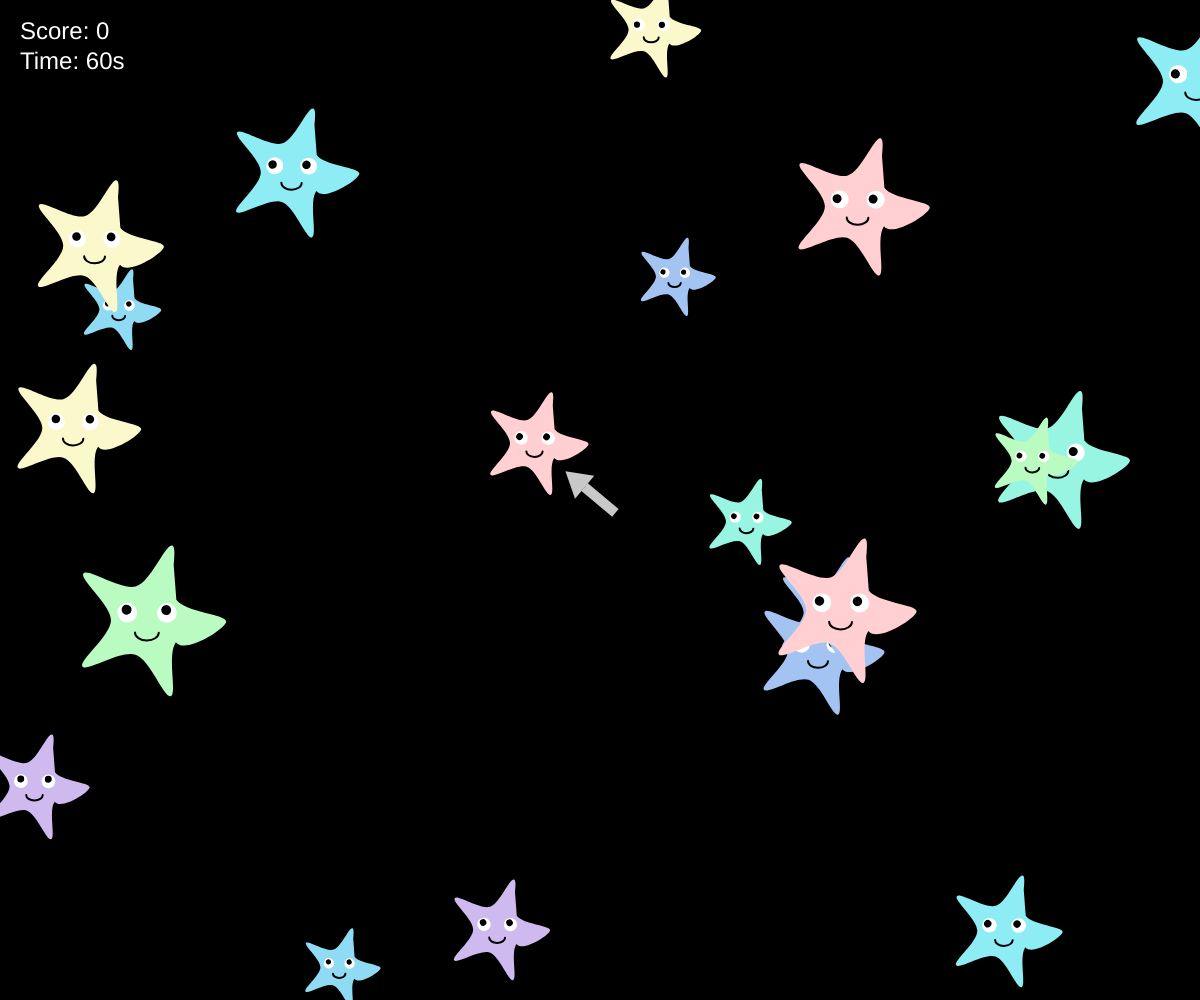
Frame 1 (no input)
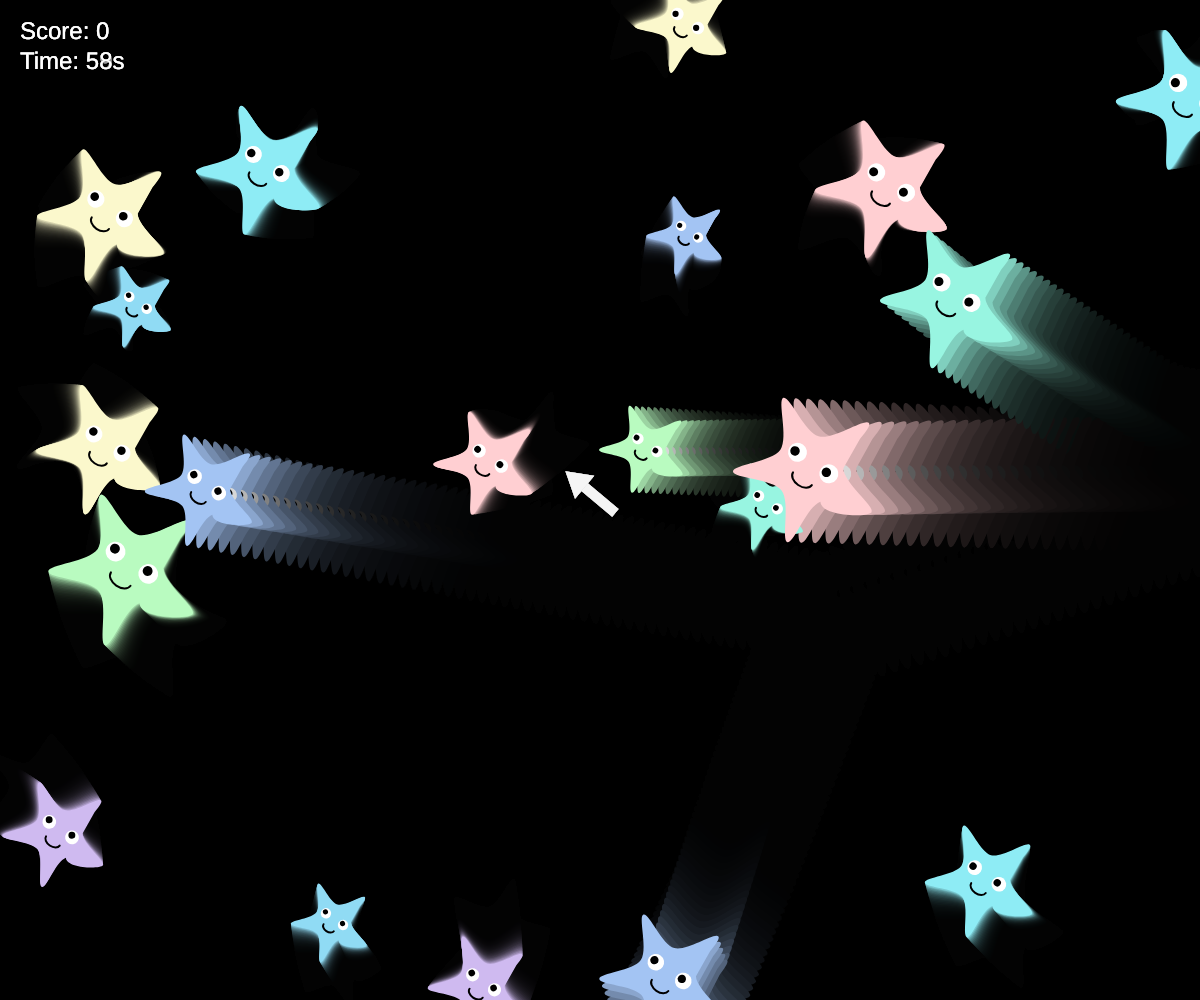
Frame 60 (no input)
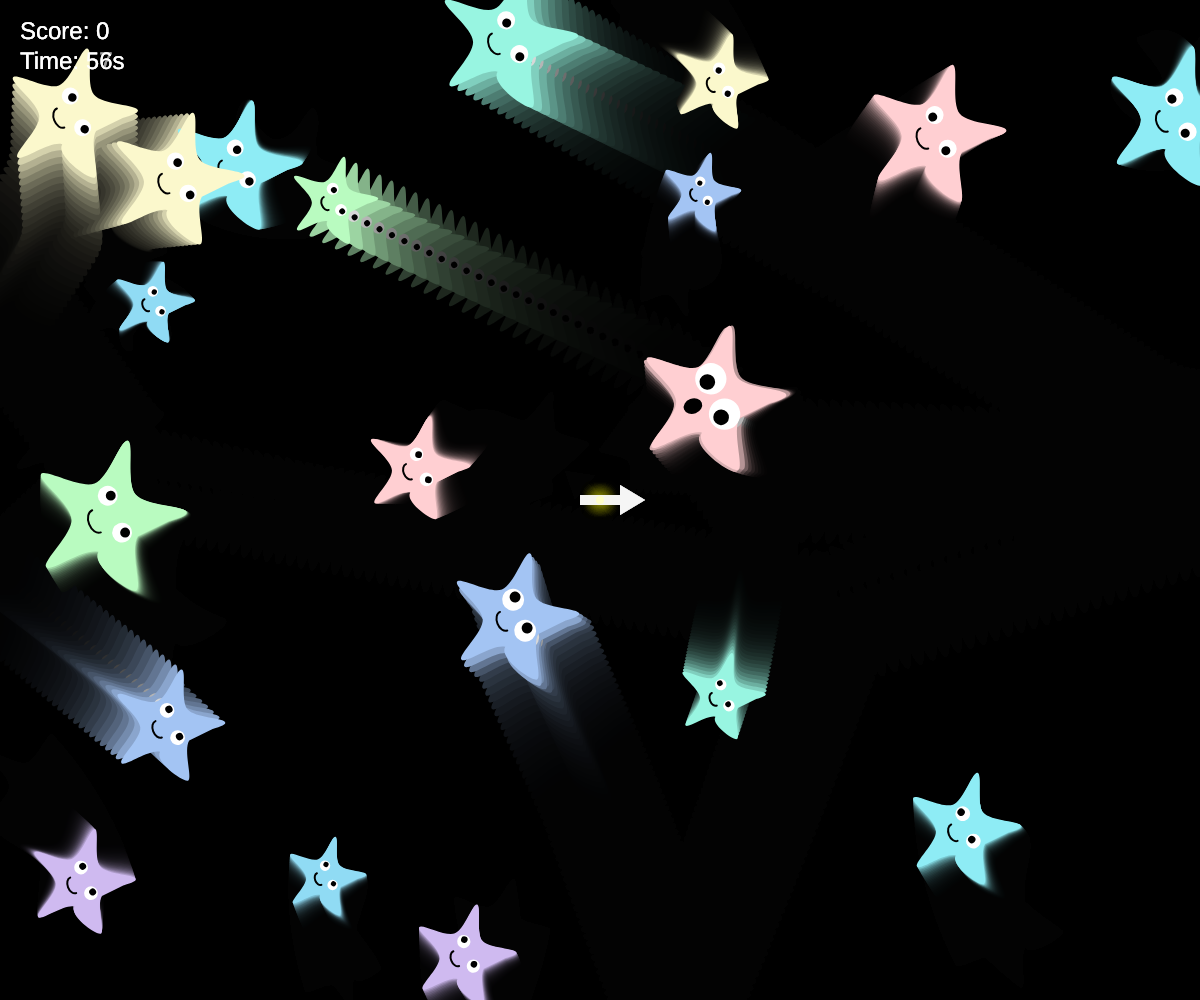
Frame 120 (the mouse pressed at the canvas centre since frame 60)

The p5.js sketch that drew these frames (run headless with seeded random() and noise() and a simulated clock; from frame 60 on, the mouse is pressed at the canvas centre):

// p5.js sketch
// ── sketch.js
let stars = [];
let missiles = [];
let explosions = [];
let score = 0;
let timeLeft = 60; // 遊戲時間 60 秒
let gameState = 'playing'; // 'playing' 或 'gameOver'
let timerInterval;
let lastSpawnTime = 0; // 用於追蹤上次產生物件的時間

const colors = ['#fbf8cc', '#fde4cf', '#ffcfd2', '#f1c0e8', '#cfbaf0', '#a3c4f3', '#90dbf4', '#8eecf5', '#98f5e1', '#b9fbc0'];
const MAX_STARS = 50; // 設定星星數量的上限

function setup() {
  createCanvas(windowWidth, windowHeight);
  background(0); // 初始化畫布為黑色
  // 初始產生 20 個隨機星星
  for (let i = 0; i < 20; i++) {
    stars.push(new Star());
  }
  startTimer();
  lastSpawnTime = millis();
  noStroke();
}

function startTimer() {
  if (timerInterval) clearInterval(timerInterval);
  timeLeft = 60;
  timerInterval = setInterval(() => {
    if (gameState === 'playing') {
      timeLeft--;
      if (timeLeft <= 0) {
        gameState = 'gameOver';
      }
    }
  }, 1000);
}

function draw() {
  if (gameState === 'playing') {
    // 建立淡淡的拖影效果：用半透明黑色覆蓋
    fill(0, 40); 
    rect(0, 0, width, height);

    // 計算時間接近結束時的倍率 (最後 5 秒從 1.0 增加到 3.0)
    let speedMult = (timeLeft <= 5) ? map(timeLeft, 5, 0, 1, 3) : 1;
    // 計算生成間隔 (從 3000ms 縮短到 500ms)
    let spawnInterval = (timeLeft <= 5) ? map(timeLeft, 5, 0, 3000, 500) : 3000;

    // 動態產生物件
    if (millis() - lastSpawnTime > spawnInterval) {
      if (stars.length < MAX_STARS) {
        stars.push(new Star());
      }
      lastSpawnTime = millis();
    }

    // 最後 5 秒紅色閃爍警告
    if (timeLeft <= 5 && timeLeft > 0) {
      push();
      let alpha = map(sin(frameCount * 0.3), -1, 1, 0, 80);
      fill(255, 0, 0, alpha);
      rect(0, 0, width, height);
      pop();

      // 狂熱模式：最後 5 秒自動連續發射飛彈 (不需要點擊)
      if (frameCount % 6 === 0) { // 每 6 幀自動發射一顆
        let origin = createVector(width / 2, height / 2);
        let target = createVector(mouseX, mouseY);
        let dir = p5.Vector.sub(target, origin).normalize();
        missiles.push(new Missile(origin, dir));
      }
    }

    for (let star of stars) {
      star.update(stars, speedMult);
      star.display();
    }

    // 處理飛彈
    for (let i = missiles.length - 1; i >= 0; i--) {
      missiles[i].update();
      missiles[i].display();
      if (missiles[i].checkCollision(stars) || missiles[i].isOffScreen()) {
        missiles.splice(i, 1);
      }
    }

    // 處理爆炸效果
    for (let i = explosions.length - 1; i >= 0; i--) {
      explosions[i].update();
      explosions[i].display();
      if (explosions[i].isDead()) {
        explosions.splice(i, 1);
      }
    }

    // 繪製中央箭頭
    drawCenterArrow();
    
    // 顯示計分板與時間
    drawHUD();
  } else {
    drawGameOver();
  }
}

function drawHUD() {
  push();
  fill(255);
  textSize(24);
  textAlign(LEFT, TOP);
  text(`Score: ${score}`, 20, 20);
  text(`Time: ${timeLeft}s`, 20, 50);
  pop();
}

function drawGameOver() {
  background(0, 150);
  push();
  fill(255);
  textAlign(CENTER, CENTER);
  
  textSize(48);
  text("GAME OVER", width / 2, height / 2 - 100);
  
  textSize(32);
  text(`Final Score: ${score}`, width / 2, height / 2 - 40);
  
  // 繼續按鈕
  fill(100, 255, 100);
  rectMode(CENTER);
  rect(width / 2 - 100, height / 2 + 50, 150, 50, 10);
  fill(0);
  textSize(20);
  text("CONTINUE", width / 2 - 100, height / 2 + 50);
  
  // 結束按鈕
  fill(255, 100, 100);
  rect(width / 2 + 100, height / 2 + 50, 150, 50, 10);
  fill(0);
  text("END GAME", width / 2 + 100, height / 2 + 50);
  pop();
}

function resetGame() {
  score = 0;
  stars = [];
  missiles = [];
  explosions = [];
  for (let i = 0; i < 20; i++) {
    stars.push(new Star());
  }
  gameState = 'playing';
  lastSpawnTime = millis();
  startTimer();
}

function drawCenterArrow() {
  push();
  translate(width / 2, height / 2);
  let angle = atan2(mouseY - height / 2, mouseX - width / 2);
  rotate(angle);
  
  fill(255, 200);
  noStroke();
  // 畫一個簡潔的箭頭
  rectMode(CENTER);
  rect(0, 0, 40, 10); // 箭身
  triangle(20, -15, 20, 15, 45, 0); // 箭頭
  pop();
}

function mousePressed() {
  if (gameState === 'playing') {
    if (mouseButton === LEFT) {
      // 從中心向滑鼠方向發射飛彈
      let origin = createVector(width / 2, height / 2);
      let target = createVector(mouseX, mouseY);
      let dir = p5.Vector.sub(target, origin).normalize();
      missiles.push(new Missile(origin, dir));
    }
  } else if (gameState === 'gameOver') {
    // 檢查 Continue 按鈕點擊
    if (mouseX > width/2 - 175 && mouseX < width/2 - 25 && 
        mouseY > height/2 + 25 && mouseY < height/2 + 75) {
      resetGame();
    }
    // 檢查 End Game 按鈕點擊
    if (mouseX > width/2 + 25 && mouseX < width/2 + 175 && 
        mouseY > height/2 + 25 && mouseY < height/2 + 75) {
      remove(); // 停止 p5 並移除畫布
    }
  }
}

function windowResized() {
  resizeCanvas(windowWidth, windowHeight);
}

class Star {
  constructor() {
    this.pos = createVector(random(width), random(height));
    this.vel = createVector(random(-1, 1), random(-1, 1));
    this.size = random(40, 80);
    this.color = color(random(colors));
    this.angle = 0;
    this.isScared = false;
    this.eyeSizeMult = 1;
  }

  update(others, speedMult) {
    let mouseVec = createVector(mouseX, mouseY);
    let distToMouse = p5.Vector.dist(this.pos, mouseVec);

    // 檢測滑鼠距離
    if (distToMouse < 150) {
      this.isScared = true;
      this.eyeSizeMult = lerp(this.eyeSizeMult, 1.8, 0.2);
      
      // 往外跳動離開滑鼠 (Fleeing behavior)
      let flee = p5.Vector.sub(this.pos, mouseVec);
      flee.setMag(3 * speedMult); // 逃跑速度也隨倍率增加
      this.pos.add(flee);
    } else {
      this.isScared = false;
      this.eyeSizeMult = lerp(this.eyeSizeMult, 1.0, 0.1);
      this.pos.add(p5.Vector.mult(this.vel, speedMult));
    }

    // 粒子間碰撞檢查
    this.checkCollision(others);

    // 邊界碰撞處理
    if (this.pos.x < 0 || this.pos.x > width) this.vel.x *= -1;
    if (this.pos.y < 0 || this.pos.y > height) this.vel.y *= -1;
    
    // 稍微旋轉增加動感
    this.angle += 0.01;
  }

  // 新增碰撞反彈邏輯
  checkCollision(others) {
    for (let other of others) {
      if (other === this) continue;
      
      let d = p5.Vector.dist(this.pos, other.pos);
      let minDist = (this.size + other.size) * 0.45; // 碰撞半徑

      if (d < minDist) {
        // 計算碰撞後的反彈方向 (簡單的彈性碰撞模擬)
        let angle = atan2(this.pos.y - other.pos.y, this.pos.x - other.pos.x);
        let targetX = other.pos.x + cos(angle) * minDist;
        let targetY = other.pos.y + sin(angle) * minDist;
        
        // 推開彼此以防卡住
        let ax = (targetX - this.pos.x) * 0.05;
        let ay = (targetY - this.pos.y) * 0.05;
        this.vel.x += ax;
        this.vel.y += ay;
        other.vel.x -= ax;
        other.vel.y -= ay;
      }
    }
  }

  display() {
    push();
    translate(this.pos.x, this.pos.y);
    rotate(this.angle);

    // 1. 繪製圓弧星星主體
    fill(this.color);
    this.drawRoundedStar(0, 0, this.size, this.size / 2.2, 5);

    // 計算眼球旋轉（對應滑鼠位置）
    // 因為父層旋轉了，所以滑鼠位置需要反向旋轉計算
    let dx = mouseX - this.pos.x;
    let dy = mouseY - this.pos.y;
    let angleToMouse = atan2(dy, dx) - this.angle;

    // 2. 繪製兩隻眼睛
    let eyeSpacing = this.size * 0.25;
    let eyeY = -this.size * 0.1;
    this.drawEye(-eyeSpacing, eyeY, angleToMouse);
    this.drawEye(eyeSpacing, eyeY, angleToMouse);

    // 3. 繪製嘴巴
    fill(0);
    if (this.isScared) {
      // 驚嚇的圓形嘴巴
      ellipse(0, this.size * 0.25, this.size * 0.2, this.size * 0.25);
    } else {
      // 平時的微笑弧線
      noFill();
      stroke(0);
      strokeWeight(2);
      arc(0, this.size * 0.15, this.size * 0.3, this.size * 0.2, 0, PI);
      noStroke();
    }

    pop();
  }

  // 繪製圓弧星星的自定義函數
  drawRoundedStar(x, y, radius1, radius2, npoints) {
    let angle = TWO_PI / npoints;
    let halfAngle = angle / 2.0;
    beginShape();
    // 使用 curveVertex 製作圓弧感，頭尾需多加點以閉合曲線
    for (let a = -angle; a < TWO_PI + angle; a += angle) {
      let sx = x + cos(a) * radius1;
      let sy = y + sin(a) * radius1;
      curveVertex(sx, sy);
      let cx = x + cos(a + halfAngle) * radius2;
      let cy = y + sin(a + halfAngle) * radius2;
      curveVertex(cx, cy);
    }
    endShape(CLOSE);
  }

  // 繪製眼睛與連動眼球
  drawEye(x, y, angle) {
    let baseEyeSize = this.size * 0.25 * this.eyeSizeMult;
    
    // 眼白
    fill(255);
    ellipse(x, y, baseEyeSize, baseEyeSize);
    
    // 眼球 (跟隨滑鼠)
    push();
    translate(x, y);
    rotate(angle);
    fill(0);
    let pupilSize = baseEyeSize * 0.5;
    ellipse(baseEyeSize * 0.15, 0, pupilSize, pupilSize);
    pop();
  }
}

class Missile {
  constructor(pos, dir) {
    this.pos = pos.copy();
    this.vel = dir.mult(8); // 飛彈速度
    this.size = 8;
  }

  update() {
    this.pos.add(this.vel);
  }

  display() {
    push();
    translate(this.pos.x, this.pos.y);
    // 螢光黃色效果
    fill(255, 255, 0);
    drawingContext.shadowBlur = 15;
    drawingContext.shadowColor = 'yellow';
    ellipse(0, 0, this.size, this.size);
    pop();
  }

  isOffScreen() {
    return (this.pos.x < 0 || this.pos.x > width || this.pos.y < 0 || this.pos.y > height);
  }

  checkCollision(stars) {
    for (let i = stars.length - 1; i >= 0; i--) {
      let d = p5.Vector.dist(this.pos, stars[i].pos);
      if (d < stars[i].size / 2) {
        // 產生爆炸碎片
        for (let j = 0; j < 15; j++) {
          explosions.push(new ExplosionParticle(stars[i].pos, stars[i].color));
        }
        score += 10; // 每打爆一個星星加10分
        // 移除星星並在三秒後會自動遞補（透過 setInterval）
        stars.splice(i, 1);
        return true;
      }
    }
    return false;
  }
}

class ExplosionParticle {
  constructor(pos, col) {
    this.pos = pos.copy();
    this.vel = p5.Vector.random2D().mult(random(2, 6));
    this.acc = createVector(0, 0.1); // 微弱重力
    this.lifespan = 255;
    this.color = col;
  }

  update() {
    this.vel.add(this.acc);
    this.pos.add(this.vel);
    this.lifespan -= 5;
  }

  display() {
    push();
    noStroke();
    let c = color(this.color);
    fill(red(c), green(c), blue(c), this.lifespan);
    ellipse(this.pos.x, this.pos.y, 4, 4);
    pop();
  }

  isDead() {
    return this.lifespan < 0;
  }
}
